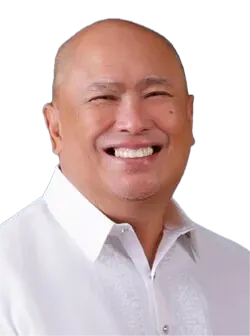
#> input picture assets/photos/abdulmunir-arbison.webp, 250 x 336 px; its folder holds 4 pictures in this run
$ python cutout_photos.py
#> lines starting #> are read from the running program, lines starting #| are printed output that depends on the picture
"""Give every portrait the same background: cut the person out (macOS Vision, tools/cutout.swift) and save a
transparent WebP in place. The page paints one background colour (--photo) behind every face.

Run: python3 tools/cutout_photos.py        (macOS 14+, needs Pillow; mirror_photos.py calls it for new photos)
Skips photos that already have transparency, so it is safe to re-run. Originals stay in git history.
"""
import glob, os, subprocess, sys
from PIL import Image

ROOT = os.path.dirname(os.path.dirname(os.path.abspath(__file__)))
todo = [f for f in sorted(glob.glob(os.path.join(ROOT, "assets/photos/*.webp"))) if Image.open(f).mode != "RGBA"]
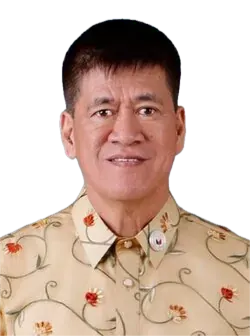
#> input picture assets/photos/ading-cruz.webp, 250 x 336 px
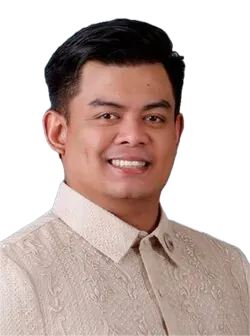
#> input picture assets/photos/adrian-salceda.webp, 250 x 336 px
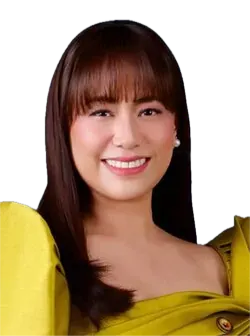
#> input picture assets/photos/agay-cruz.webp, 250 x 336 px
if not todo: sys.exit(print("cutout: all photos already done"))
#> (the program exits here)
